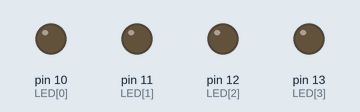
This sketch was run on a simulated Arduino Uno, built with avr-gcc and run on an emulated ATmega328P. Shown: output pins drawn as LEDs (lit = HIGH).

Above: at 0.1 s.
At 7.1 s:
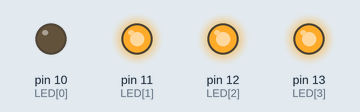
At 13.3 s:
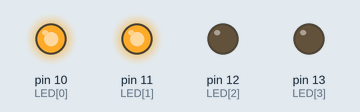
At 20.3 s:
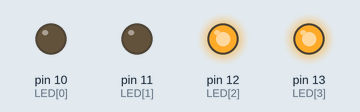
At 26.7 s:
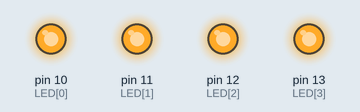
At 39.9 s:
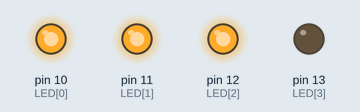
Timing chart, 0 to 40.0 s (numbered marks = the images above):
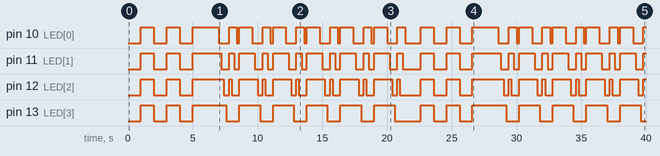

The sketch:

_4LED.ino
```cpp
int LED[]={10,11,12,13};
void setup() {
  // put your setup code here, to run once:
for(int i=0;i<4;i++)
{
  pinMode(LED[i],OUTPUT);
}
}


void loop() {
  // put your main code here, to run repeatedly:
 for(int del=0;del<3;del++)
 {
  choptat();
 }
  for(int del=0;del<6;del++)
 {
  ledchay();
 }
 }
void choptat()
{
for(int i=0;i<4;i++)
{
  digitalWrite(LED[i],0);
}
delay(1000);
for(int i=0;i<4;i++)
{
  digitalWrite(LED[i],1);
}
delay(1000);
}

void ledchay()
{
 for(int i=0;i<4;i++)
{
  digitalWrite(LED[i],1);
}
delay(1000);
for(int i=0;i<4;i++)
{
  digitalWrite(LED[i],0);
  delay(200);
}
 for(int i=0;i<4;i++)
{
  digitalWrite(LED[i],1);
}
 for(int i=3;i>=0;i--)
{
  digitalWrite(LED[i],0);
  delay(200);
}
}
```

Measured:
- by itself, pin 10 (LED[0]): LOW → HIGH at 1.0 s, → LOW 1.0 s later, → HIGH 1.0 s later, → LOW 1.0 s later, … (51 changes in this stretch)
- by itself, pin 11 (LED[1]): LOW → HIGH at 1.0 s, → LOW 1.0 s later, → HIGH 1.0 s later, → LOW 1.0 s later, … (51 changes in this stretch)
- by itself, pin 12 (LED[2]): LOW → HIGH at 1.0 s, → LOW 1.0 s later, → HIGH 1.0 s later, → LOW 1.0 s later, … (51 changes in this stretch)
- by itself, pin 13 (LED[3]): LOW → HIGH at 1.0 s, → LOW 1.0 s later, → HIGH 1.0 s later, → LOW 1.0 s later, … (30 changes in this stretch)
